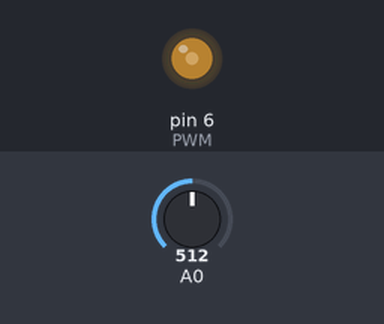
Recording of a sketch running on a simulated Arduino Uno, built with avr-gcc and run on an emulated ATmega328P. Parts: output pins drawn as LEDs (lit = HIGH). The test bench sets the inputs (shaded band); at power-on: A0 = 512. What the sketch prints to the serial monitor is not drawn.

Above: at 1.2 s.
1.3 s: A0 set to 113
4.3 s: A0 set to 102
Timing chart, 0 to 7.3 s (numbered marks = the images above; inputs shaded):
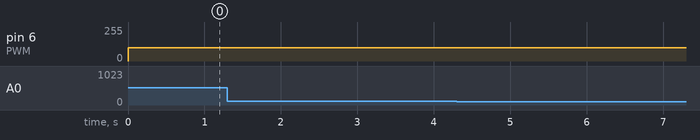

Measured:
- after the input at 1.3 s, every drawn part: stays the same
- after the input at 4.3 s, every drawn part: stays the same

The sketch:

testing_buck_converter.ino
```cpp
#define PWM 6
void setup() {
  Serial.begin(9600);
  pinMode(PWM, OUTPUT);
  pinMode(A0, INPUT);
  TCCR0B = TCCR0B & B11111000 | B00000001;  // for PWM frequency of 62500.00 Hz
}

void loop() {
  analogWrite(PWM, 100);  // 31 PWM is 48V // 15
  float Vf = analogRead(A0);
  float V_f = map(Vf,0,1023,0,100000)/10.0;

  Serial.print("Analog_Read: ");
  Serial.print(Vf);
  Serial.print(", ");
  Serial.print("Analog_Convert: ");
  Serial.print(V_f);
  Serial.print(", ");
  Serial.println();
  delay(1);
}
```
